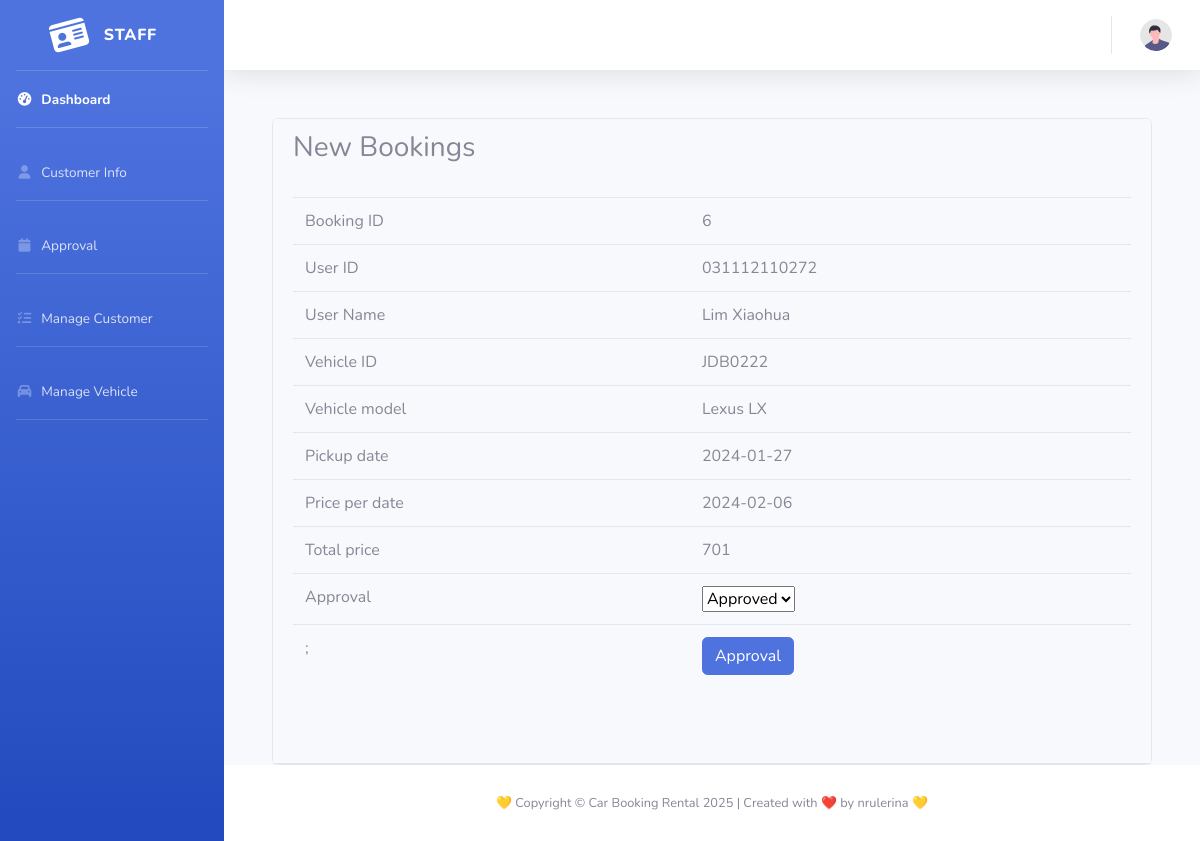
The page /rental/staffapprovaldetails.php?id=6 (signed in) on the database its author committed.
### tables this page shows
CREATE TABLE `tb_booking` (
  `b_id` int(10) NOT NULL,
  `b_ic` varchar(15) NOT NULL,
  `b_req` varchar(10) NOT NULL,
  `b_pdate` date NOT NULL,
  `b_rdate` date NOT NULL,
  `b_total` float NOT NULL,
  `b_status` int(2) NOT NULL,
  `b_cond` varchar(10) DEFAULT 'active'
);

CREATE TABLE `tb_user` (
  `u_ic` varchar(15) NOT NULL,
  `u_pwd` varchar(255) NOT NULL,
  `u_name` varchar(100) NOT NULL,
  `u_phone` varchar(20) NOT NULL,
  `u_email` varchar(50) DEFAULT NULL,
  `u_add` varchar(200) NOT NULL,
  `u_lic` varchar(20) NOT NULL,
  `u_type` int(2) NOT NULL,
  `u_state` int(5) DEFAULT NULL
);

CREATE TABLE `tb_vehicle` (
  `v_req` varchar(10) NOT NULL,
  `v_model` varchar(50) NOT NULL,
  `v_type` varchar(20) NOT NULL,
  `v_color` varchar(20) DEFAULT NULL,
  `v_price` float NOT NULL,
  `v_status` enum('active','inactive') DEFAULT 'active'
);

### rental/staffapprovaldetails.php (the view, shortened to what this page needs)
<?php
	include('dbconnect.php');
if(isset($_GET['id']))
{
  $fbid=$_GET['id'];
}
$sql="SELECT *FROM tb_booking
     LEFT JOIN tb_vehicle ON tb_booking.b_req=tb_vehicle.v_req
     LEFT JOIN tb_status ON tb_booking.b_status=tb_status.s_id
       LEFT JOIN tb_user ON tb_booking.b_ic=tb_user.u_ic
     WHERE b_id ='$fbid' ";
$result=mysqli_query($con,$sql);
$row= mysqli_fetch_array($result);
  ?>
  <div id="wrapper">
  <?php include 'sidebar2.php'; ?>
  <div id="content-wrapper" class="d-flex flex-column">
    <div id="content">
      <?php include 'topbar2.php'; ?>
      <div class="container-fluid">
<div class=container>
   <br>
            <br>
             <div class="card card-position">
              <div class="card-header">
            <h3>New Bookings</h3><br>
  <form method="POST" action="staffapprovalprocess.php">
   <table class="table table-hover">
  <tbody>
    <tr>
         <td>Booking ID</td>
         <td><?php echo $row['b_id']  ?></td>
    </tr>
    <tr>
         <td>User ID</td>
         <td><?php echo $row['b_ic']  ?></td>
    </tr>
    <tr>
         <td>User Name</td>
         <td><?php echo $row['u_name']  ?></td>
    </tr>
    <tr>
         <td>Vehicle ID</td>
         <td><?php echo $row['b_req']  ?></td>
    </tr>
    <tr>
         <td>Vehicle model</td>
         <td><?php echo $row['v_model']  ?></td>
    </tr>
    <tr>
         <td>Pickup date</td>
         <td><?php echo $row['b_pdate']  ?></td>
    </tr>
    <tr>
         <td>Price per date</td>
         <td><?php echo $row['b_rdate']  ?></td>
    </tr>
    <tr>
         <td>Total price</td>
         <td><?php echo $row['v_price']  ?></td>
    </tr>
    <tr>
         <td>Approval</td>
         <td><?php
              $sqls="SELECT * FROM tb_status ";
              $results= mysqli_query($con,$sqls);
              echo'<select class="form-select" name="fstatus" id="exampleSelect1" >';
              while($rows=mysqli_fetch_array($results))
              {
                 if($rows['s_id']!='1'){
                 echo"<option value='".$rows['s_id']."'>".$rows['s_desc']."</option>";}
              }
              echo '</select>';
               ?></td>
    </tr>
    <tr>
      <td>
        <input type="hidden" name="fbid" value="<?php echo $row['b_id'];?>" >;
      </td>
      <td>
      <button type="submit" class="btn btn-primary" >Approval</button>
      </td>
    </tr>
  </tbody>
  </table>
</form><br><br>
</div>
</div>
</div>
</div>
</div>
<?php
include 'footer.php';?>
</div>
</div>

### rows shown on the page
tb_booking: b_id "6", b_ic "031112110272", b_ic.u_name "Lim Xiaohua", b_req "JDB0222", b_req.v_model "Lexus LX", b_pdate "2024-01-27", b_rdate "2024-02-06", b_req.v_price "701"

### other values the page prints
form field fstatus "Approved"
